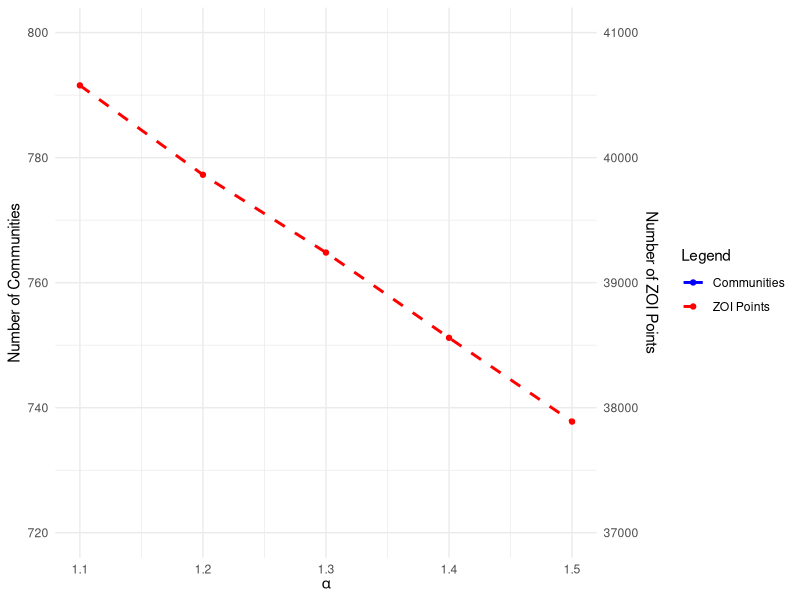

Recreate this plot in R.
library(dplyr)
library(ggplot2)

df <- read.csv("alpha_sensitivity_report.csv")

df <- df %>%
  rename(
    alpha_val = alpha,
    communities = `Community.numbers`,
    zoi_points  = `ZOI.numbers`
  )

comm_ticks <- c(720, 740, 760, 780, 800)
zoi_ticks  <- c(37000, 38000, 39000, 40000, 41000)

comm_rng <- range(comm_ticks)
zoi_rng  <- range(zoi_ticks)

comm_to_s <- function(y) (y - comm_rng[1]) / (comm_rng[2] - comm_rng[1])
s_to_zoi  <- function(s) s * (zoi_rng[2] - zoi_rng[1]) + zoi_rng[1]

df <- df %>%
  mutate(
    comm_s = comm_to_s(communities),
    zoi_s  = (zoi_points - zoi_rng[1]) / (zoi_rng[2] - zoi_rng[1])
  )

ggplot(df, aes(x = alpha_val)) +
  geom_line(aes(y = comm_s, color = "Communities"), linewidth = 1) +
  geom_point(aes(y = comm_s, color = "Communities")) +
  geom_line(aes(y = zoi_s, color = "ZOI Points"), linewidth = 1, linetype = "dashed") +
  geom_point(aes(y = zoi_s, color = "ZOI Points")) +
  scale_color_manual(
    name = "Legend",
    values = c("Communities" = "blue", "ZOI Points" = "red")
  ) +
  scale_y_continuous(
    name = "Number of Communities",
    limits = c(0, 1),
    breaks = comm_to_s(comm_ticks),
    labels = comm_ticks,
    sec.axis = sec_axis(
      trans = s_to_zoi,
      name = "Number of ZOI Points",
      breaks = zoi_ticks,
      labels = zoi_ticks
    )
  ) +
  labs(x = expression(alpha)) +
  theme_minimal()
